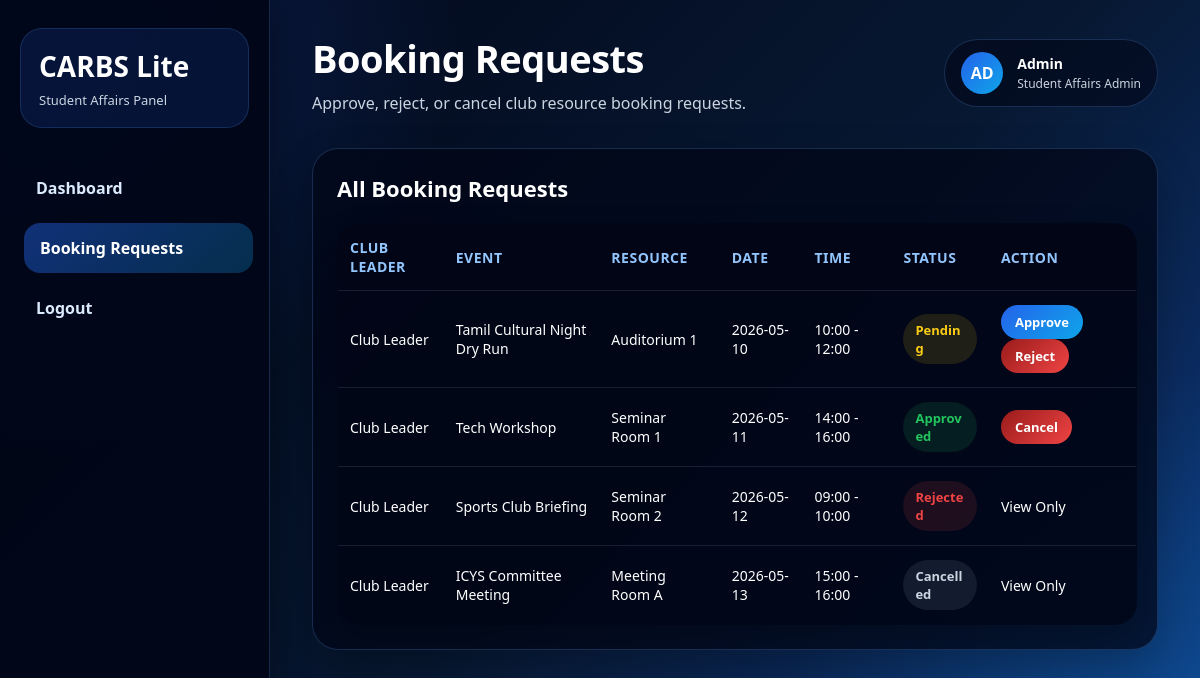
Page /admin_requests.php (signed in) on the committed database.
### tables this page shows
CREATE TABLE bookings (
    booking_id INT AUTO_INCREMENT PRIMARY KEY,
    user_id INT NOT NULL,
    resource_id INT NOT NULL,
    event_name VARCHAR(150) NOT NULL,
    event_date DATE NOT NULL,
    start_time TIME NOT NULL,
    end_time TIME NOT NULL,
    purpose TEXT,
    status ENUM('pending', 'approved', 'rejected', 'cancelled') DEFAULT 'pending',
    admin_remarks TEXT,
    created_at TIMESTAMP DEFAULT CURRENT_TIMESTAMP,
    FOREIGN KEY (user_id) REFERENCES users(user_id),
    FOREIGN KEY (resource_id) REFERENCES resources(resource_id)
);

CREATE TABLE users (
    user_id INT AUTO_INCREMENT PRIMARY KEY,
    name VARCHAR(100) NOT NULL,
    email VARCHAR(100) NOT NULL UNIQUE,
    password VARCHAR(255) NOT NULL,
    role ENUM('club_leader', 'admin') NOT NULL
);

CREATE TABLE resources (
    resource_id INT AUTO_INCREMENT PRIMARY KEY,
    resource_name VARCHAR(100) NOT NULL,
    resource_type VARCHAR(50) NOT NULL,
    capacity INT,
    status ENUM('active', 'inactive') DEFAULT 'active'
);

### admin_requests.php (the view, shortened to what this page needs)
<?php
include "db.php";
$sql = "SELECT bookings.*, users.name, resources.resource_name
        FROM bookings
        JOIN users ON bookings.user_id = users.user_id
        JOIN resources ON bookings.resource_id = resources.resource_id
        ORDER BY bookings.created_at DESC";
$result = mysqli_query($conn, $sql);
?>
<!DOCTYPE html>
<html>
<head>
    <link rel="stylesheet" type="text/css" href="./style.css?v=80">
</head>
<body>
<div class="app-layout">
    <aside class="sidebar">
        <div class="logo-box">
            <h2>CARBS Lite</h2>
            <p>Student Affairs Panel</p>
        </div>
        <nav class="sidebar-menu">
            <a href="admin_dashboard.php"> Dashboard</a>
            <a class="active" href="admin_requests.php"> Booking Requests</a>
            <a href="logout.php"> Logout</a>
        </nav>
    </aside>
    <main class="main-content">
        <div class="topbar">
            <div class="page-title">
                <h1>Booking Requests</h1>
                <p>Approve, reject, or cancel club resource booking requests.</p>
            </div>
            <div class="profile-box">
                <div class="profile-avatar">AD</div>
                <div class="profile-info">
                    <h4><?php echo $_SESSION["name"]; ?></h4>
                    <p>Student Affairs Admin</p>
                </div>
            </div>
        </div>
        <div class="panel">
            <h2>All Booking Requests</h2>
            <table>
                <tr>
                    <th>Club Leader</th>
                    <th>Event</th>
                    <th>Resource</th>
                    <th>Date</th>
                    <th>Time</th>
                    <th>Status</th>
                    <th>Action</th>
                </tr>
                <?php if (mysqli_num_rows($result) > 0) { ?>
                    <?php while ($row = mysqli_fetch_assoc($result)) { ?>
                        <tr>
                            <td><?php echo $row["name"]; ?></td>
                            <td><?php echo $row["event_name"]; ?></td>
                            <td><?php echo $row["resource_name"]; ?></td>
                            <td><?php echo $row["event_date"]; ?></td>
                            <td><?php echo substr($row["start_time"], 0, 5) . " - " . substr($row["end_time"], 0, 5); ?></td>
                            <td>
                                <span class="status-<?php echo $row["status"]; ?>">
                                    <?php echo ucfirst($row["status"]); ?>
                                </span>
                            </td>
                            <td>
                                <?php if ($row["status"] == "pending") { ?>
                                    <a class="btn-small" href="approve_booking.php?id=<?php echo $row["booking_id"]; ?>">Approve</a>
                                    <a class="btn-small danger" href="reject_booking.php?id=<?php echo $row["booking_id"]; ?>">Reject</a>
                                <?php } elseif ($row["status"] == "approved") { ?>
                                    <a class="btn-small danger" href="admin_cancel_booking.php?id=<?php echo $row["booking_id"]; ?>">Cancel</a>
                                <?php } else { ?>
                                    View Only
                                <?php } ?>
                            </td>
                        </tr>
                    <?php } ?>
                <?php } else { ?>
                    <tr>
                        <td colspan="7">No booking requests found.</td>
                    </tr>
                <?php } ?>
            </table>
        </div>
    </main>
</div>
</body>
</html>

### rows in the picture
bookings: user.name "Club Leader", event_name "Tamil Cultural Night Dry Run", resource.resource_name "Auditorium 1", event_date "2026-05-10", start_time "10:00", end_time "12:00", status "Pending"
bookings: user.name "Club Leader", event_name "Tech Workshop", resource.resource_name "Seminar Room 1", event_date "2026-05-11", start_time "14:00", end_time "16:00", status "Approved"
bookings: user.name "Club Leader", event_name "Sports Club Briefing", resource.resource_name "Seminar Room 2", event_date "2026-05-12", start_time "09:00", end_time "10:00", status "Rejected", shows "View Only"
bookings: user.name "Club Leader", event_name "ICYS Committee Meeting", resource.resource_name "Meeting Room A", event_date "2026-05-13", start_time "15:00", end_time "16:00", status "Cancelled", shows "View Only"

### other values in the picture
$_SESSION["name"] "Admin"
